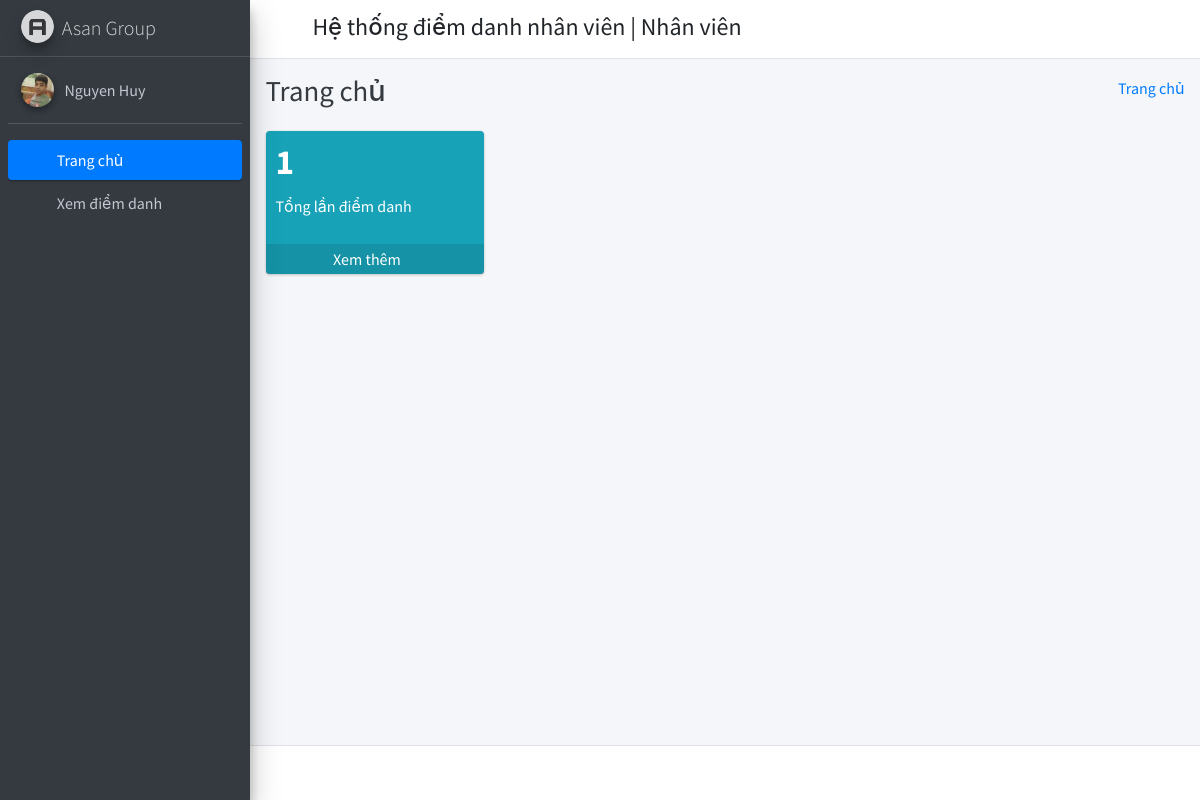
/employee_home/ (signed in), run on the app's committed database.
### employee_management_app/models.py (models this page shows)
class Employee(models.Model):
    id = models.AutoField(primary_key=True)
    admin = models.OneToOneField(CustomUser, on_delete=models.CASCADE)
    gender = models.CharField(max_length=50)
    profile_pic = models.ImageField(null=True, blank=True)
    address = models.TextField()
    name = models.CharField(max_length=255)
    department_id = models.ForeignKey(
        Departments, on_delete=models.DO_NOTHING, default=1
    )
    created_at = models.DateTimeField(auto_now_add=True)
    updated_at = models.DateTimeField(auto_now=True)
    objects = models.Manager()

class CustomUser(AbstractUser):
    user_type_data = ((1, "HOD"), (2, "Employee"))
    user_type = models.CharField(
        default=1, choices=user_type_data, max_length=10)

### employee_management_app/EmployeeViews.py (the view)
# urls.py: path("employee_home/", EmployeeViews.employee_home, name="employee_home"),
def employee_home(request):
    employee = Employee.objects.get(admin=request.user.id)
    total_attendance = Attendance.objects.filter(
        employee_id=employee.id).count()
    context = {
        "employee": employee,
        "total_attendance": total_attendance
    }
    return render(request, "employee_template/employee_home_template.html", context)

### employee_management_app/templates/employee_template/employee_home_template.html (shortened to what this page needs)
{% extends 'employee_template/base_template.html' %}
{% block page_title %}
Trang chủ
{% endblock page_title %}
{% block main_content %}
{% load static %}
<section class="content">
    <div class="container-fluid">
        <div class="row">
            <div class="col-lg-3 col-6">
                <div class="small-box bg-info">
                    <div class="inner">
                        <h3>{{ total_attendance }}</h3>
                        <p>Tổng lần điểm danh</p>
                    </div>
                    <a href="{% url 'employee_view_attendance' %}" class="small-box-footer">Xem thêm <i class="fas fa-arrow-circle-right"></i></a>
                </div>
            </div>
        </div>
    </div>
</section>
{% endblock main_content %}

### employee_management_app/templates/employee_template/sidebar_template.html (shortened to what this page needs)
{% load static %}
<aside class="main-sidebar sidebar-dark-primary elevation-4">
    <a href="{% url 'employee_home' %}" class="brand-link">
        <img src="{% static 'dist/img/AdminLTELogo.png' %}" alt="AdminLTE Logo" class="brand-image img-circle elevation-3" style="opacity: .8">
        <span class="brand-text font-weight-light">Asan Group</span>
    </a>
    <div class="sidebar">
        <div class="user-panel mt-3 pb-3 mb-3 d-flex">
            <div class="image">
                <img src="{{ employee.profile_pic.url }}" class="img-circle elevation-2" alt="User Image">
            </div>
            <div class="info">
                <a href="{% url 'employee_profile' %}" class="d-block">{{ user.first_name }}</a>
            </div>
        </div>
        <nav class="mt-2">
            <ul class="nav nav-pills nav-sidebar flex-column" data-widget="treeview" role="menu" data-accordion="false">
                <li class="nav-item">
                    {% url 'employee_home' as employee_home %}
                    <a href="{{ employee_home }}" class="nav-link {% if request.path == employee_home %} active {% endif %}">
                        <i class="nav-icon fas fa-tachometer-alt"></i>
                        <p>
                            Trang chủ
                        </p>
                    </a>
                </li>
                <li class="nav-item">
                    {% url 'employee_view_attendance' as employee_view_attendance %}
                    <a href="{{ employee_view_attendance }}" class="nav-link {% if request.path == employee_view_attendance %} active {% endif %}">
                        <i class="nav-icon fas fa-calendar-alt"></i>
                        <p>
                            Xem điểm danh
                        </p>
                    </a>
                </li>
            </ul>
        </nav>
    </div>
</aside>

### data on the page
Employee: profile_pic (picture)
CustomUser: first_name "Nguyen Huy"

### other printed values
{{ total_attendance }} "1"
